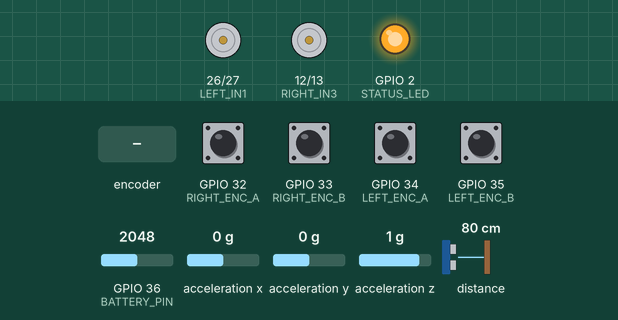
Bench run of a sketch on a simulated ESP32. On the bench: motor-driver pin pairs drawn as motors (green arrow = first pin HIGH = forward, orange = second pin HIGH = backward, longer = more drive, scaled by the enable pin), output pins drawn as LEDs (lit = HIGH). Inputs (shaded band) come from the test bench; at power-on: GPIO 32 (RIGHT_ENC_A), GPIO 33 (RIGHT_ENC_B), GPIO 34 (LEFT_ENC_A), GPIO 35 (LEFT_ENC_B) HIGH, GPIO 36 (BATTERY_PIN) = 2048, acceleration x 0 g, acceleration y 0 g, acceleration z 1 g, distance to the obstacle 80 cm. WiFi joins after 1.5 s; servers stay silent unless stated; no MQTT or app messages arrive unless stated; what the sketch prints to the serial monitor is not drawn.

Above: at 2.7 s.
2.8 s: rotary encoder on GPIO 32 (RIGHT_ENC_A) / GPIO 35 (LEFT_ENC_B) turned 1 step (first pin leading)
At 3.6 s:
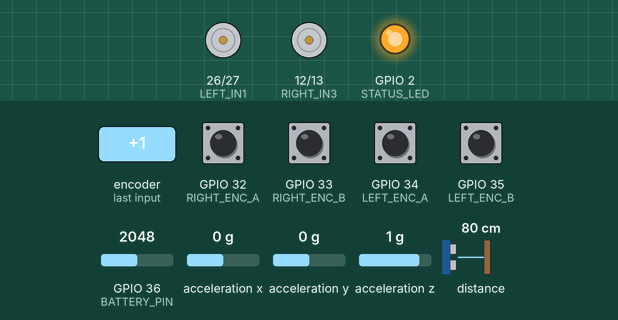
4.5 s: GPIO 34 (LEFT_ENC_A) pulled LOW for 0.15 s
At 4.69 s:
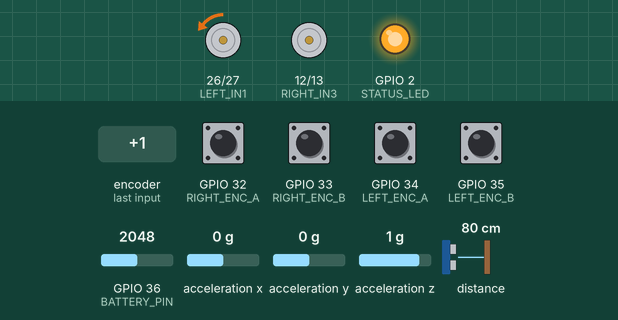
6.2 s: GPIO 34 (LEFT_ENC_A) pulled LOW for 3.2 s
At 6.6 s:
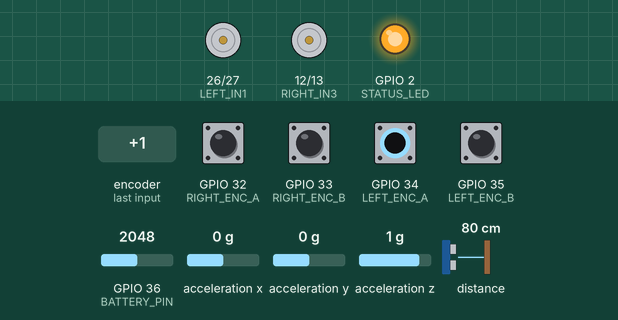
Timing chart, 0 to 11.0 s (numbered marks = the images above; inputs shaded):
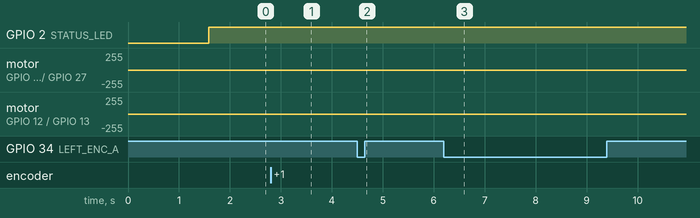

The sketch:

movement_and_chatbot_code.ino
```cpp
/* // this is ai generated code i generated using chat gpt,im not trying to claim this as my code
 * ARNA_Robot.ino
 * Single-file firmware for ESP32 NodeMCU robot
 *
 * Hardware:
 *  - ESP32 NodeMCU (WROOM-32)
 *  - L298N motor driver
 *  - 2x N20 motors with encoders
 *  - VL53L0X ToF sensor
 *  - ADXL345 accelerometer
 *  - ESP32-CAM streams directly to PC
 *
 * Libraries:
 *  - WiFi
 *  - PubSubClient
 *  - ArduinoJson
 *  - Adafruit_VL53L0X
 *  - Adafruit_ADXL345_U
 */

#include <WiFi.h>
#include <PubSubClient.h>
#include <ArduinoJson.h>
#include <Wire.h>
#include <Adafruit_VL53L0X.h>
#include <Adafruit_ADXL345_U.h>

/******************** USER SETTINGS ********************/
const char* WIFI_SSID = "YOUR_WIFI";
const char* WIFI_PASS = "YOUR_PASSWORD";

const char* MQTT_SERVER = "broker.hivemq.com";
const int   MQTT_PORT   = 1883;
const char* MQTT_CLIENT = "ARNA_NODE_01";

const char* TOPIC_CMD   = "arna/cmd_vel";
const char* TOPIC_TEL   = "arna/telemetry";
const char* TOPIC_STAT  = "arna/status";

/******************** PIN DEFINITIONS ********************/
#define LEFT_EN   25
#define LEFT_IN1  26
#define LEFT_IN2  27

#define RIGHT_EN  14
#define RIGHT_IN3 12
#define RIGHT_IN4 13

#define LEFT_ENC_A  34
#define LEFT_ENC_B  35
#define RIGHT_ENC_A 32
#define RIGHT_ENC_B 33

#define SDA_PIN 21
#define SCL_PIN 22

#define STATUS_LED 2
#define BATTERY_PIN 36

/******************** ROBOT PARAMETERS ********************/
const float WHEEL_DIAMETER = 0.065f;      // meters
const float WHEEL_BASE     = 0.145f;      // meters
const int   TICKS_PER_REV  = 620;

const float MAX_LINEAR  = 0.45f;          // m/s
const float MAX_ANGULAR = 2.0f;           // rad/s

/******************** GLOBALS ********************/
WiFiClient wifiClient;
PubSubClient mqtt(wifiClient);

Adafruit_VL53L0X tof = Adafruit_VL53L0X();
Adafruit_ADXL345_Unified adxl(12345);

volatile long leftTicks = 0;
volatile long rightTicks = 0;

float leftRPM = 0;
float rightRPM = 0;

float targetLeftRPM = 0;
float targetRightRPM = 0;

float cmdLinear = 0;
float cmdAngular = 0;

unsigned long lastCmdTime = 0;
unsigned long lastRPMTime = 0;
unsigned long lastTelemetry = 0;

/******************** PID ********************/
struct PID {
  float kp, ki, kd;
  float integral;
  float prevError;
};

PID leftPID  = {1.2f, 0.08f, 0.01f, 0, 0};
PID rightPID = {1.2f, 0.08f, 0.01f, 0, 0};

/******************** ENCODER ISRs ********************/
void IRAM_ATTR leftISR() {
  if (digitalRead(LEFT_ENC_B)) leftTicks++;
  else leftTicks--;
}

void IRAM_ATTR rightISR() {
  if (digitalRead(RIGHT_ENC_B)) rightTicks++;
  else rightTicks--;
}

/******************** MOTOR CONTROL ********************/
void setLeftMotor(int pwm) {
  pwm = constrain(pwm, -255, 255);

  if (pwm > 0) {
    digitalWrite(LEFT_IN1, HIGH);
    digitalWrite(LEFT_IN2, LOW);
    ledcWrite(0, pwm);
  } else if (pwm < 0) {
    digitalWrite(LEFT_IN1, LOW);
    digitalWrite(LEFT_IN2, HIGH);
    ledcWrite(0, -pwm);
  } else {
    digitalWrite(LEFT_IN1, LOW);
    digitalWrite(LEFT_IN2, LOW);
    ledcWrite(0, 0);
  }
}

void setRightMotor(int pwm) {
  pwm = constrain(pwm, -255, 255);

  if (pwm > 0) {
    digitalWrite(RIGHT_IN3, HIGH);
    digitalWrite(RIGHT_IN4, LOW);
    ledcWrite(1, pwm);
  } else if (pwm < 0) {
    digitalWrite(RIGHT_IN3, LOW);
    digitalWrite(RIGHT_IN4, HIGH);
    ledcWrite(1, -pwm);
  } else {
    digitalWrite(RIGHT_IN3, LOW);
    digitalWrite(RIGHT_IN4, LOW);
    ledcWrite(1, 0);
  }
}

void stopMotors() {
  setLeftMotor(0);
  setRightMotor(0);
}

/******************** PID COMPUTE ********************/
float pidCompute(PID &pid, float target, float measured, float dt) {
  float error = target - measured;

  pid.integral += error * dt;
  pid.integral = constrain(pid.integral, -200, 200);

  float derivative = (error - pid.prevError) / dt;
  pid.prevError = error;

  float output =
      pid.kp * error +
      pid.ki * pid.integral +
      pid.kd * derivative;

  return constrain(output, -255, 255);
}

/******************** MQTT ********************/
void mqttCallback(char* topic, byte* payload, unsigned int length) {
  char msg[128];
  if (length >= sizeof(msg)) return;

  memcpy(msg, payload, length);
  msg[length] = '\0';

  JsonDocument doc;
  if (deserializeJson(doc, msg)) return;

  cmdLinear  = doc["linear"]  | 0.0f;
  cmdAngular = doc["angular"] | 0.0f;

  lastCmdTime = millis();
}

void connectMQTT() {
  while (!mqtt.connected()) {
    Serial.print("MQTT connecting...");

    if (mqtt.connect(MQTT_CLIENT)) {
      Serial.println("OK");
      mqtt.subscribe(TOPIC_CMD);
      mqtt.publish(TOPIC_STAT, "ONLINE");
    } else {
      Serial.print("Failed: ");
      Serial.println(mqtt.state());
      delay(2000);
    }
  }
}

/******************** WIFI ********************/
void connectWiFi() {
  WiFi.mode(WIFI_STA);
  WiFi.begin(WIFI_SSID, WIFI_PASS);

  Serial.print("Connecting WiFi");
  while (WiFi.status() != WL_CONNECTED) {
    delay(500);
    Serial.print(".");
  }

  Serial.println();
  Serial.print("IP: ");
  Serial.println(WiFi.localIP());
}

/******************** RPM UPDATE ********************/
void updateRPM() {
  unsigned long now = millis();
  float dt = (now - lastRPMTime) / 60000.0f; // minutes

  if (dt <= 0) return;

  static long prevLeft = 0;
  static long prevRight = 0;

  long l = leftTicks;
  long r = rightTicks;

  leftRPM  = ((l - prevLeft)  / (float)TICKS_PER_REV) / dt;
  rightRPM = ((r - prevRight) / (float)TICKS_PER_REV) / dt;

  prevLeft = l;
  prevRight = r;
  lastRPMTime = now;
}

/******************** VELOCITY TO RPM ********************/
void computeTargets() {
  // Safety timeout
  if (millis() - lastCmdTime > 1000) {
    cmdLinear = 0;
    cmdAngular = 0;
  }

  float vLeft  = cmdLinear - (cmdAngular * WHEEL_BASE * 0.5f);
  float vRight = cmdLinear + (cmdAngular * WHEEL_BASE * 0.5f);

  float wheelCirc = PI * WHEEL_DIAMETER;

  targetLeftRPM  = (vLeft  / wheelCirc) * 60.0f;
  targetRightRPM = (vRight / wheelCirc) * 60.0f;
}

/******************** TELEMETRY ********************/
void publishTelemetry() {
  if (millis() - lastTelemetry < 50) return;
  lastTelemetry = millis();

  // ToF
  int tofMM = -1;
  VL53L0X_RangingMeasurementData_t measure;
  tof.rangingTest(&measure, false);
  if (measure.RangeStatus != 4) {
    tofMM = measure.RangeMilliMeter;
  }

  // ADXL345
  sensors_event_t event;
  adxl.getEvent(&event);

  // Battery (voltage divider required)
  int raw = analogRead(BATTERY_PIN);
  float battery = (raw / 4095.0f) * 3.3f * 2.0f; // assumes 1:1 divider

  JsonDocument doc;
  doc["leftTicks"]  = leftTicks;
  doc["rightTicks"] = rightTicks;
  doc["leftRPM"]    = leftRPM;
  doc["rightRPM"]   = rightRPM;
  doc["tof"]        = tofMM;
  doc["ax"]         = event.acceleration.x;
  doc["ay"]         = event.acceleration.y;
  doc["az"]         = event.acceleration.z;
  doc["battery"]    = battery;
  doc["wifi"]       = WiFi.RSSI();

  char buffer[256];
  size_t n = serializeJson(doc, buffer);

  mqtt.publish(TOPIC_TEL, buffer, n);
}

/******************** SETUP ********************/
void setup() {
  Serial.begin(115200);

  pinMode(STATUS_LED, OUTPUT);

  // Motor pins
  pinMode(LEFT_IN1, OUTPUT);
  pinMode(LEFT_IN2, OUTPUT);
  pinMode(RIGHT_IN3, OUTPUT);
  pinMode(RIGHT_IN4, OUTPUT);

  // PWM
  ledcSetup(0, 20000, 8);
  ledcAttachPin(LEFT_EN, 0);

  ledcSetup(1, 20000, 8);
  ledcAttachPin(RIGHT_EN, 1);

  stopMotors();

  // Encoders
  pinMode(LEFT_ENC_A, INPUT_PULLUP);
  pinMode(LEFT_ENC_B, INPUT_PULLUP);
  pinMode(RIGHT_ENC_A, INPUT_PULLUP);
  pinMode(RIGHT_ENC_B, INPUT_PULLUP);

  attachInterrupt(digitalPinToInterrupt(LEFT_ENC_A), leftISR, CHANGE);
  attachInterrupt(digitalPinToInterrupt(RIGHT_ENC_A), rightISR, CHANGE);

  // I2C
  Wire.begin(SDA_PIN, SCL_PIN);

  // Sensors
  if (!tof.begin()) {
    Serial.println("VL53L0X not found");
  }

  if (!adxl.begin()) {
    Serial.println("ADXL345 not found");
  }

  // Network
  connectWiFi();

  mqtt.setServer(MQTT_SERVER, MQTT_PORT);
  mqtt.setCallback(mqttCallback);

  lastRPMTime = millis();
  lastCmdTime = millis();

  Serial.println("ARNA Robot Ready");
}

/******************** LOOP ********************/
void loop() {
  if (WiFi.status() != WL_CONNECTED) {
    connectWiFi();
  }

  if (!mqtt.connected()) {
    connectMQTT();
  }

  mqtt.loop();

  // 20ms control loop
  static unsigned long lastControl = 0;
  if (millis() - lastControl >= 20) {
    lastControl = millis();

    updateRPM();
    computeTargets();

    float dt = 0.02f;

    int leftPWM  = pidCompute(leftPID,  targetLeftRPM,  leftRPM,  dt);
    int rightPWM = pidCompute(rightPID, targetRightRPM, rightRPM, dt);

    setLeftMotor(leftPWM);
    setRightMotor(rightPWM);
  }

  publishTelemetry();

  // Status LED
  digitalWrite(STATUS_LED, mqtt.connected());
}
```

Measured:
- after the input at 2.8 s, motor on GPIO 12 (RIGHT_IN3) / GPIO 13 (RIGHT_IN4): stopped → backward 3/255 at once, → backward 2/255 0.05 s later, → stopped 0.05 s later
- after the input at 4.5 s, motor on GPIO 26 (LEFT_IN1) / GPIO 27 (LEFT_IN2): alternates backward 3/255 for 0.05 s and stopped for 0.10 s, 4 changes in all, then stays stopped, starting at once
- after the input at 6.2 s, motor on GPIO 26 (LEFT_IN1) / GPIO 27 (LEFT_IN2): alternates backward 3/255 for 0.05 s and stopped for 3.1 s, 4 changes in all, then stays stopped, starting at once
